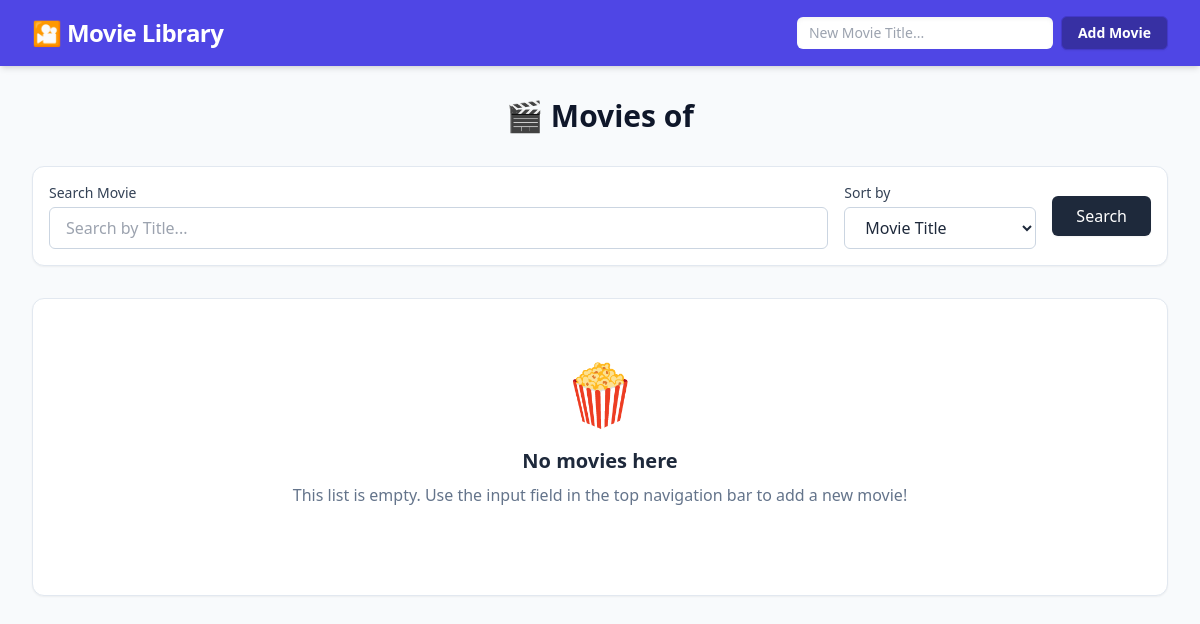
Page /users/3/movies on the earlier database version.
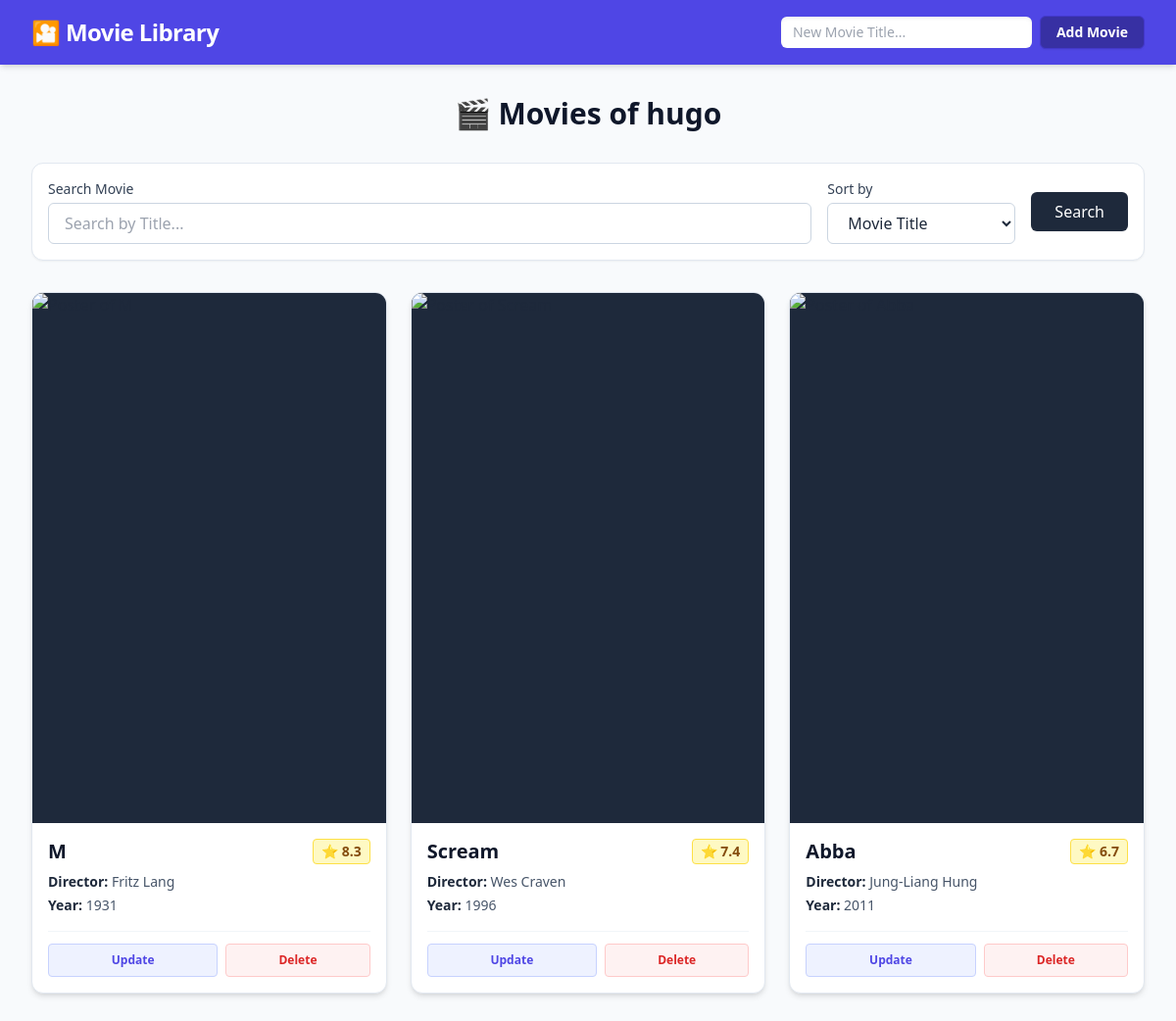
Same page on the later database version.
### models.py (models this page shows)
class User(db.Model):
    __tablename__ = 'users'
    id = db.Column(db.Integer, primary_key=True, autoincrement=True)
    name = db.Column(db.String(100), unique=True, nullable=False)

class UserMovies(db.Model):
    __tablename__ = 'user-movies'
    id = db.Column(db.Integer, primary_key=True, autoincrement=True)
    movie_id = db.Column(db.Integer, db.ForeignKey('movies.id'), nullable=False)
    user_id = db.Column(db.Integer, db.ForeignKey('users.id'), nullable=False)
    rating = db.Column(db.Float, nullable=True) # for individual movie rating

class Movie(db.Model):
    __tablename__ = 'movies'
    id = db.Column(db.Integer, primary_key=True, autoincrement=True)
    title = db.Column(db.String(100), nullable=False)
    director = db.Column(db.String(100), nullable=True)
    year = db.Column(db.Integer, nullable=True)
    poster = db.Column(db.String(100), nullable=True)
    imdb_url = db.Column(db.String(100), nullable=True)

### app.py (the view)
@app.route('/users/<int:user_id>/movies')
def get_movies(user_id):
    try:
        search_query = request.args.get('search')
        sort_by = request.args.get('sort')
        user = data_manager.get_user_by_id(user_id)
        movies = data_manager.get_movies(user_id, search_query, sort_by)
        return render_template('movies.html',
                               movies=movies, user=user)
    except Exception as e:
        db.session.rollback()
        flash(f"Error getting movies: {str(e)}", "error")

### data_manager.py (called while the page is built)
    def get_user_by_id(self, user_id):
        return User.query.get(user_id)

    def get_movies(self, user_id, search_query, sort_by):
        query = db.session.query(Movie, UserMovies.rating) \
             .join(UserMovies, Movie.id == UserMovies.movie_id) \
             .filter(UserMovies.user_id == user_id)
        if search_query:
            query = query.filter(Movie.title.like("%" + search_query + "%"))
        if sort_by == "title":
            query = query.order_by(Movie.title.asc())
        elif sort_by == "rating":
            query = query.order_by(UserMovies.rating.desc())
        return query.all()

### templates/movies.html (shortened to what this page needs)
{% extends "base.html" %}
{% block nav_buttons %}
  <form action="/users/{{ user.id }}/movies" method="POST" class="flex items-center gap-2">
    <input type="text" id="title" name="title" placeholder="New Movie Title..." required
           class="w-48 md:w-64 border-0 rounded-md px-3 py-1.5 text-sm text-slate-900 focus:ring-2 focus:ring-indigo-300 outline-none transition-all shadow-inner">
    <button type="submit"
            class="bg-indigo-800 hover:bg-indigo-900 text-white text-sm font-semibold py-1.5 px-4 rounded-md transition-colors shadow-sm whitespace-nowrap border border-indigo-700">
      Add Movie
    </button>
  </form>
{% endblock %}
{% block content %}
  <h2 class="text-3xl font-bold text-slate-900 mb-8 text-center">🎬 Movies of {{ user.name }}</h2>
  <div class="bg-white p-4 rounded-xl shadow-sm border border-slate-200 mb-8">
    <form action="/users/{{ user.id }}/movies" method="GET" class="flex flex-col sm:flex-row gap-4 items-end sm:items-center">
      <div class="flex-grow w-full sm:w-auto">
        <label for="search" class="block text-sm font-medium text-slate-700 mb-1">Search Movie</label>
        <input type="text" name="search" id="search" placeholder="Search by Title..."
               value="{{ request.args.get('search', '') }}"
               class="w-full border border-slate-300 rounded-md px-4 py-2 focus:ring-2 focus:ring-indigo-500 focus:border-indigo-500 outline-none transition-all">
      </div>
      <div class="w-full sm:w-48">
        <label for="sort" class="block text-sm font-medium text-slate-700 mb-1">Sort by</label>
        <select name="sort" id="sort" class="w-full border border-slate-300 rounded-md px-4 py-2 bg-white focus:ring-2 focus:ring-indigo-500 outline-none cursor-pointer">
          <option value="title" {% if request.args.get('sort') == 'title' %}selected{% endif %}>Movie Title</option>
        </select>
      </div>
      <div class="flex gap-2 w-full sm:w-auto">
        <button type="submit" class="bg-slate-800 hover:bg-slate-700 text-white px-6 py-2 rounded-md font-medium transition-colors w-full sm:w-auto shadow-sm">
          Search
        </button>
      </div>
    </form>
  </div>
  <div class="grid grid-cols-1 sm:grid-cols-2 lg:grid-cols-3 xl:grid-cols-4 gap-6">
    {% for movie, rating in movies %}
    <div class="bg-white rounded-xl shadow-md border border-slate-200 overflow-hidden flex flex-col transition-transform duration-200 hover:-translate-y-1 hover:shadow-lg group">
      <a href="{{ movie.imdb_url if movie.imdb_url else '#' }}"
         target="_blank"
         class="w-full relative overflow-hidden bg-slate-800 flex items-center justify-center aspect-[2/3] flex-shrink-0">
      </a>
      <div class="p-4 flex flex-col flex-grow">
        <div class="flex justify-between items-start gap-2 mb-2">
          <h3 class="text-xl font-bold text-slate-900 leading-tight line-clamp-2" title="{{ movie.title }}">
            {{ movie.title }}
          </h3>
          <div class="bg-yellow-100 text-yellow-800 border border-yellow-300 text-sm font-bold px-2 py-0.5 rounded flex items-center flex-shrink-0">
            ⭐ {{ rating if rating else '-.-' }}
          </div>
        </div>
        <div class="text-sm text-slate-600 mb-4 space-y-1">
          <p class="truncate"><strong class="text-slate-800">Director:</strong> {{ movie.director if movie.director else 'Unknown' }}</p>
          <p><strong class="text-slate-800">Year:</strong> {{ movie.year if movie.year else 'Unknown' }}</p>
        </div>
        <div class="mt-auto pt-3 border-t border-slate-100 flex gap-2">
          <a href="/users/{{ user.id }}/movies/{{ movie.id }}/update"
             class="flex-1 text-xs font-semibold text-indigo-600 bg-indigo-50 hover:bg-indigo-100 border border-indigo-200 px-3 py-2 rounded transition-colors text-center">
            Update
          </a>
          <form action="/users/{{ user.id }}/movies/{{ movie.id }}/delete" method="POST" class="flex-1">
            <button type="submit"
                    class="w-full text-xs font-semibold text-red-600 bg-red-50 hover:bg-red-100 border border-red-200 px-3 py-2 rounded transition-colors text-center"
                    onclick="return confirm('Do you really want to delete this movie?');">
              Delete
            </button>
          </form>
        </div>
      </div>
    </div>
    {% else %}
      <div class="col-span-full bg-white rounded-xl shadow-sm border border-slate-200 p-16 text-center">
        <div class="text-6xl mb-6">🍿</div>
        {% if request.args.get('search') %}
          <h3 class="text-xl font-bold text-slate-800 mb-2">No results found</h3>
          <p class="text-slate-500">We couldn't find anything matching "<strong>{{ request.args.get('search') }}</strong>".</p>
        {% else %}
          <h3 class="text-xl font-bold text-slate-800 mb-2">No movies here</h3>
          <p class="text-slate-500 mb-6">This list is empty. Use the input field in the top navigation bar to add a new movie!</p>
        {% endif %}
      </div>
    {% endfor %}
  </div>
{% endblock %}

### templates/base.html (shortened to what this page needs)
<!DOCTYPE html>
<html lang="en">
  <head>
    <script src="https://cdn.tailwindcss.com"></script>
  </head>
  <body class="bg-slate-50 font-sans text-slate-800 antialiased min-h-screen flex flex-col">
    <nav class="bg-indigo-600 text-white shadow-md">
      <div class="max-w-7xl mx-auto px-4 sm:px-6 lg:px-8 py-4 flex justify-between items-center">
        <a href="/">
            <h1 class="text-2xl font-bold tracking-tight hover:text-indigo-200 transition-colors">🎦 Movie Library</h1>
        </a>
        <div class="flex gap-4">
          {% block nav_buttons %}{% endblock %}
        </div>
      </div>
    </nav>
    <main class="max-w-7xl mx-auto px-4 sm:px-6 lg:px-8 py-8 w-full">
      {% block content %}
      {% endblock %}
    </main>
  </body>
</html>

Differences in the rows shown:
added User: name "hugo"
added UserMovies: title "M", rating "8.3", director "Fritz Lang", year "1931"
added UserMovies: title "Scream", rating "7.4", director "Wes Craven", year "1996"
added UserMovies: title "Abba", rating "6.7", director "Jung-Liang Hung", year "2011"
Other differences:
text no longer shown: "🍿 No movies here This list is empty. Use the input field in the top navigation bar to add a new movie!"
